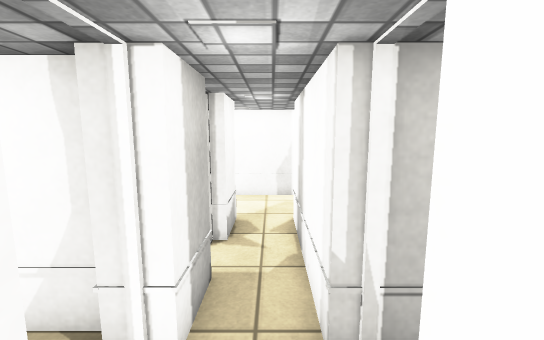
View 1 (above)

16 first-person views from a walk through a scene from a Unity 3-D project. The camera is 1.5 m above the floor, tilts 8° down and sees 90° across. Doors are open. The floor is counted in squares, 0.5 m on a side. Each view is taken from the middle of a square. On the plan, view 1 faces up. The plan holds only what a view shows up to about 20 squares ahead; the rest is blank. The player character is not drawn. Surface patterns are stand-ins for the level's own textures.

View 2
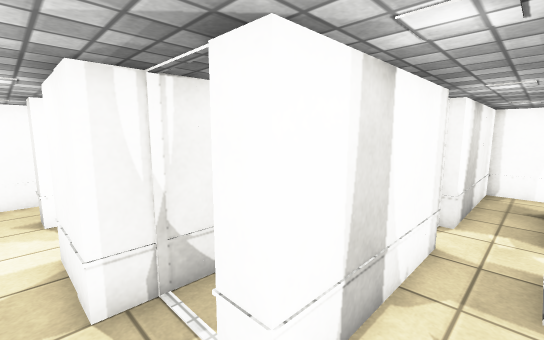

View 3
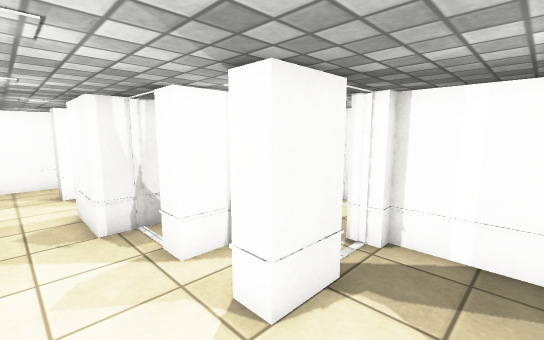

View 4
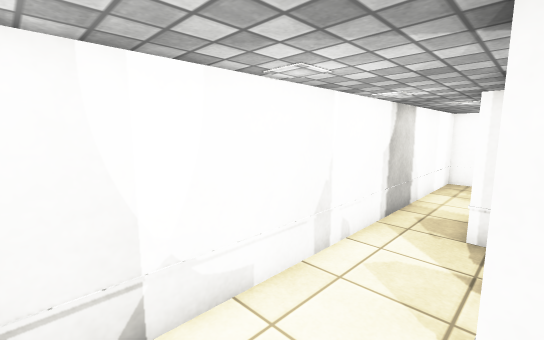

View 5
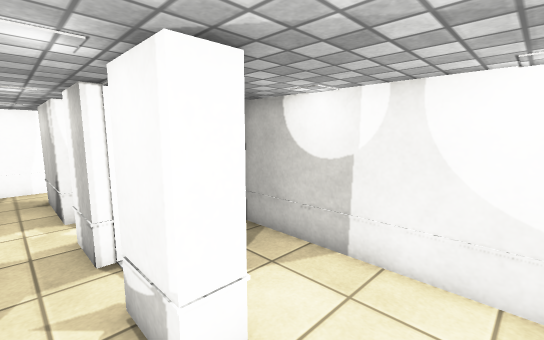

View 6
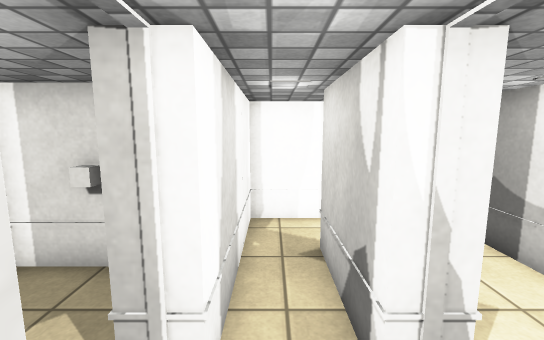

View 7
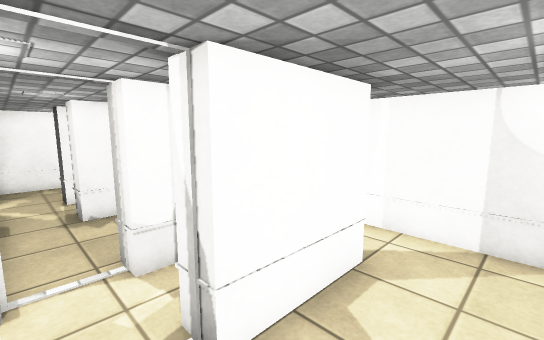

View 8
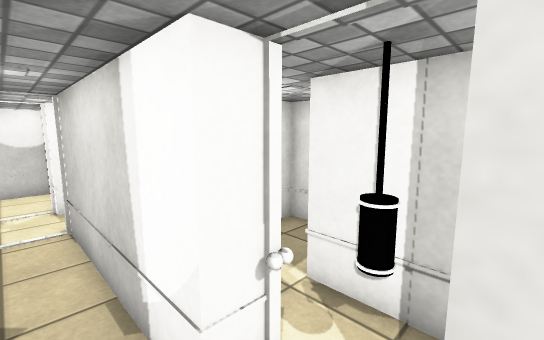

View 9
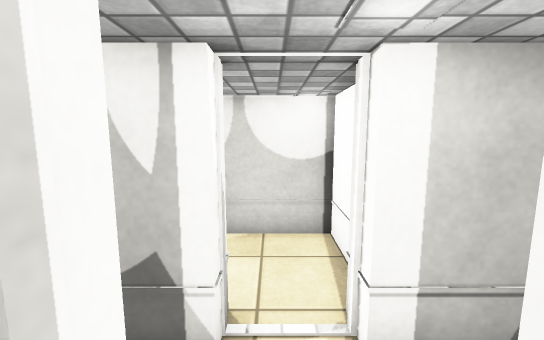

View 10
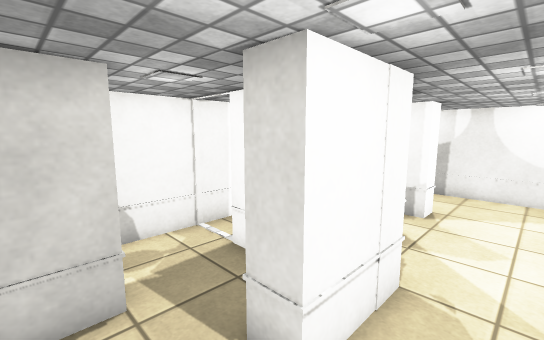

View 11
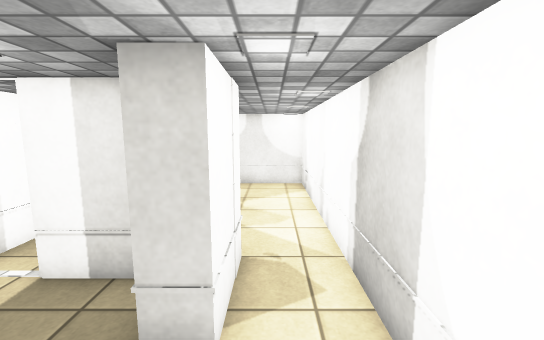

View 12
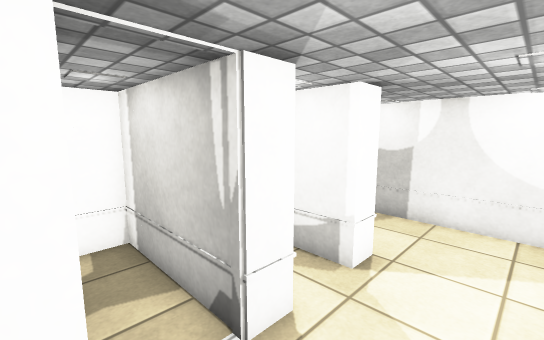

View 13
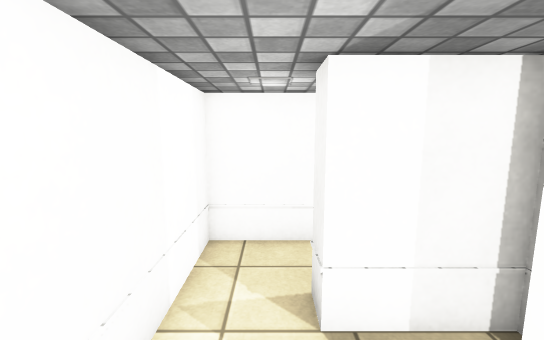

View 14
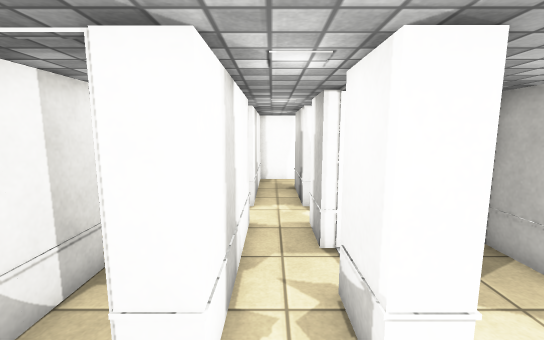

View 15
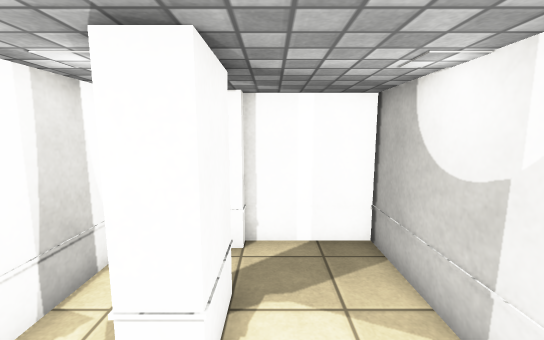

View 16
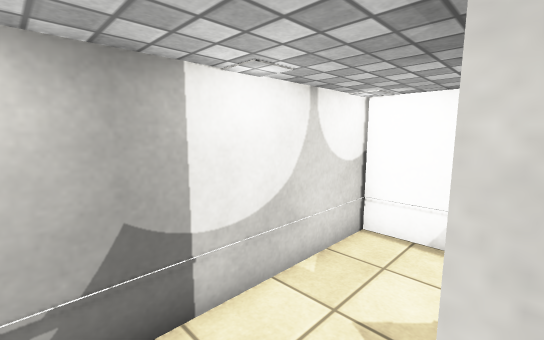

### Floor plan
Points are (right, up) in squares from view 1. A wall is a line through its corners. A room is listed if a view was taken in it or the views show most of it. See-through windows are left out.
Room 1 (views 1, 6, 16)
walls: (-2.3, 1.3) (-1.3, 1.3) (-1.3, -2.8); (0.7, 3.3) (0.7, 6.4); (-2.3, 5.3) (-1.3, 5.3) (-1.3, 3.3) (-2.4, 3.3); (-1.3, 7.3) (-1.7, 7.3); (-2.5, -5.2) (0.7, -5.2) (0.7, 1.3)
ways out: opening at (0, 7) to room 2; open door at (-2, 6.5) to room 3; opening at (-1.5, -4) to room 4; open door at (-2, 2.5) to room 4; open door at (1, 2.5) to room 6
Room 2 (views 2, 5, 10, 12, 13, 14)
walls: (3.7, 10.2) (6.7, 10.2); (0.7, 6.4) (0.7, 9.3) (1.7, 9.3); (-2.3, 9.3) (-1.3, 9.3) (-1.3, 7.3); (9.4, 12.8) (-2.6, 12.8)
ways out: opening at (0, 7) to room 1; opening at (-1.5, 11) to room 3; opening at (10.5, 11.5) to room 7; opening at (8.5, 9.5) to room 8; open door at (2.5, 9) to room 9
Room 3 (views 3, 4, 15)
walls: (-2.3, 7.1) (-2.3, 9.3); (-2.6, 12.8) (-5.8, 12.8) (-5.8, 4.8) (-2.3, 4.8)
ways out: open door at (-2, 6.5) to room 1; opening at (-1.5, 11) to room 2
Room 4 (view 7)
walls: (-2.3, -2.9) (-2.3, 1.3); (-2.5, 3.8) (-5.8, 3.8) (-5.8, -4.3); (-5.2, -5.2) (-2.5, -5.2)
ways out: opening at (-1.5, -4) to room 1; open door at (-2, 2.5) to room 1
Room 5 (view 8)
walls: (13.2, 0.7) (13.2, 3.2); (8.6, 1.3) (9.8, 1.3); (8.8, 4.4) (8.8, 3.3)
ways out: opening at (9, 2); opening at (10, 3.5)
Room 6 (view 9)
walls: (5.7, 0.1) (5.7, 1.3); (3.6, -1.7) (5.8, -1.7); (5.6, 3.3) (0.7, 3.3); (0.7, 1.3) (1.9, 1.3)
ways out: open door at (1, 2.5) to room 1; opening at (6.5, 2)
objects: other object (4, -1)
Room 7 (view 11)
walls: (13.2, 9.7) (13.2, 12.8) (9.4, 12.8); (9.7, 10.2) (10.8, 10.2)
ways out: opening at (10.5, 11.5) to room 2
Room 8 (no view inside)
walls: (7.6, 7.3) (9.7, 7.3) (9.7, 10.2); (5.6, 9.2) (4.8, 9.2) (4.8, 6.1); (6.7, 10.2) (6.7, 9.1)
ways out: opening at (8.5, 9.5) to room 2; opening at (6.5, 6.5) to room 10
Room 9 (no view inside)
walls: (3.7, 6.2) (3.7, 10.2); (1.7, 9.3) (1.7, 4.3) (5.1, 4.3)
ways out: open door at (2.5, 9) to room 2; open door at (5, 5.5) to room 10
Room 10 (no view inside)
walls: (5.1, 4.3) (7, 4.3)
ways out: opening at (6.5, 6.5) to room 8; open door at (5, 5.5) to room 9; opening at (8.5, 5)

Positions as (right, up) in squares from view 1, and headings:
1: (0, 0), facing up
2: (-1, 11), facing down-right
3: (-5, 12), facing down-right
4: (-5, 9), facing up-right
5: (0, 12), facing down-left
6: (0, 4), facing down
7: (-5, 3), facing down-right
8: (11, 2), facing up-left
9: (2, 2), facing left
10: (9, 12), facing down-left
11: (10, 11), facing left
12: (4, 12), facing down-left
13: (6, 11), facing right
14: (0, 12), facing down
15: (-3, 12), facing down
16: (-2, -4), facing up-left
